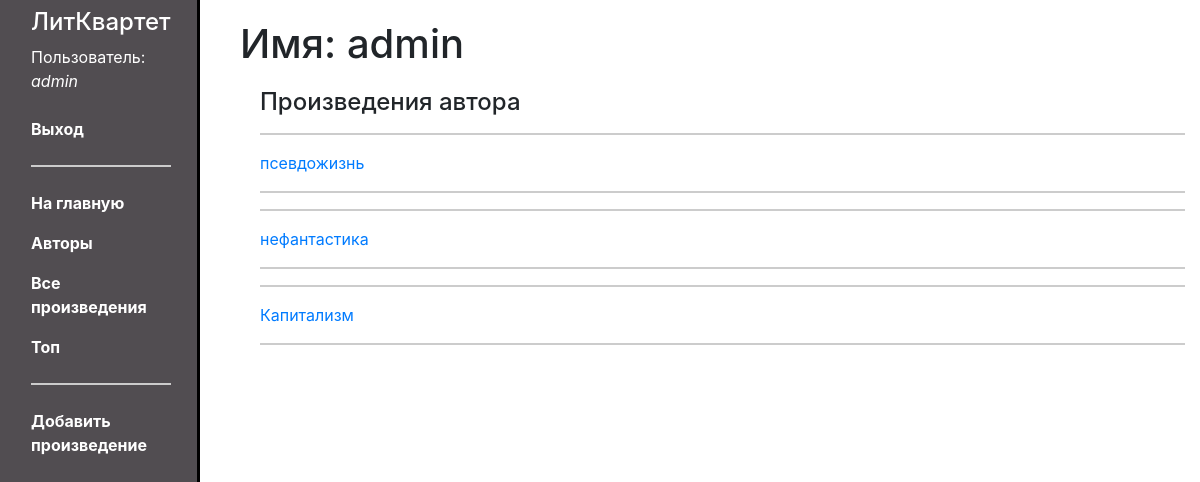
The page /writer/book/1 on the database as committed earlier.
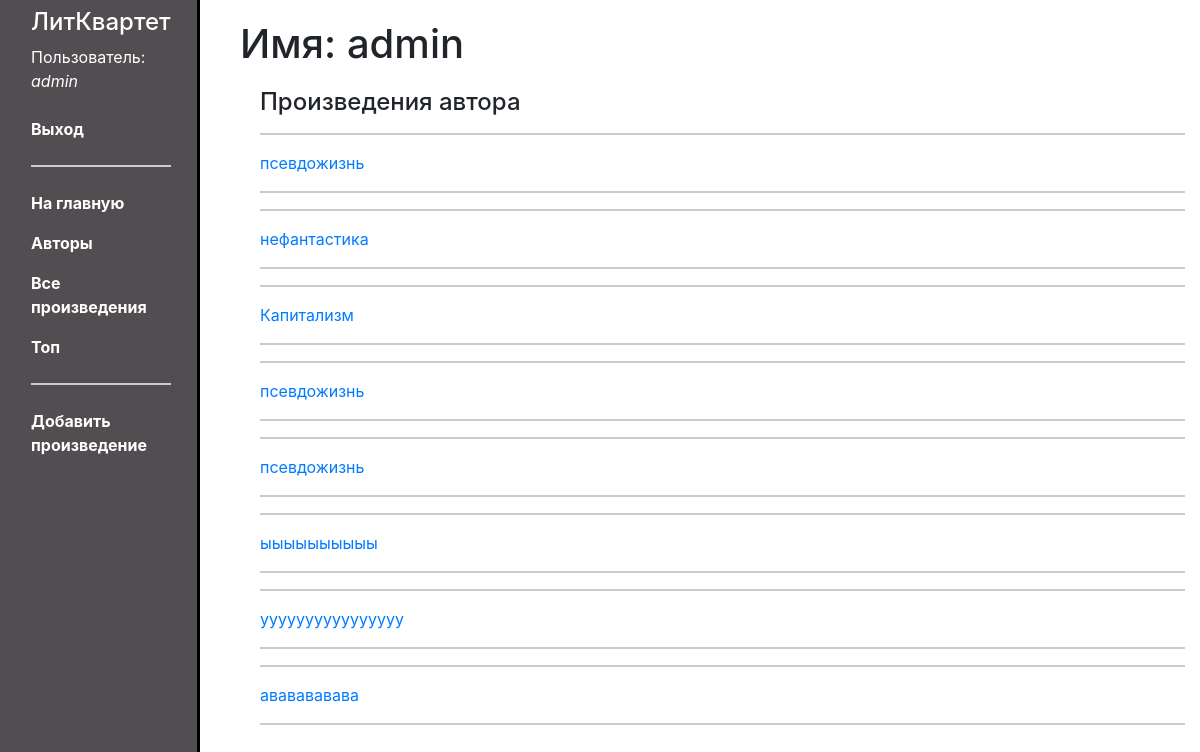
The same page on the database as committed later.
### writer/models.py (models this page shows, shortened)
class Content(models.Model):
    id = models.UUIDField(primary_key=True, default=uuid.uuid4, help_text='Уникальный id для каждого произведения')
    author = models.ForeignKey(User, verbose_name='Автор', on_delete=models.CASCADE)
    ganre = models.ForeignKey('ContentType', on_delete=models.SET_NULL, null=True, verbose_name='Жанр')
    name = models.CharField('Название', max_length=200)
    description = models.TextField('Аннотация', max_length=500, null=True)
    data = models.TextField('Текст')

### writer/views.py (the view)
# urls.py: re_path(r'^book/(?P<pk>\d+)$', views.UserDetailView.as_view(), name='writer-user-detail'),
class UserDetailView(generic.DetailView):
    model = User
    def get_context_data(self, **kwargs):
        context = super().get_context_data(**kwargs)
        if self.request.POST:
            context['comment_form'] = CommentForm(self.request.POST)
        else:
            context['comment_form'] = CommentForm(initial={'content_id': self.object.pk})
        return context

### writer/templates/auth/user_detail.html
{% extends "base_generic.html" %}
{% block content %}
  <h1>Имя: {{ user.username }}</h1>
<div style="margin-left:20px;margin-top:20px">
    <h4>Произведения автора</h4>
    {% for copy in user.content_set.all %}
    <hr>
    <a href="{% url 'contentdetail' pk=copy.id %}"><p>{{copy.name}}</p></a>
    <hr>
    {% endfor %}
  </div>
{% endblock %}

Rows that differ between the two databases and show on the page:
added Content: name "псевдожизнь"
added Content: name "псевдожизнь"
added Content: name "ыыыыыыыыыы"
added Content: name "уууууууууууууууу"
added Content: name "ававававава"
